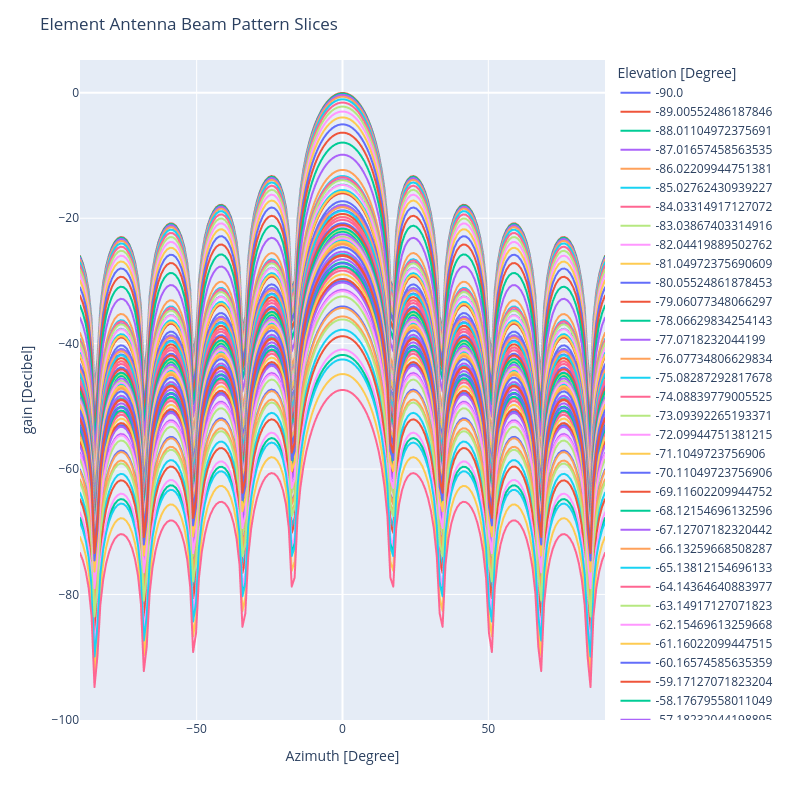

The notebook cell saved with this chart:
### Markdown cell above
#### Slices

### Code cell
antenna_element.plot.beam(
    DirectionDomain.ANGLE,
    PhaseUnit.DEGREE,
    AmplitudeDomain.Gain,
    AmplitudeUnit.DECIBEL,
    FigureType.SLICE,
    freq,
)
